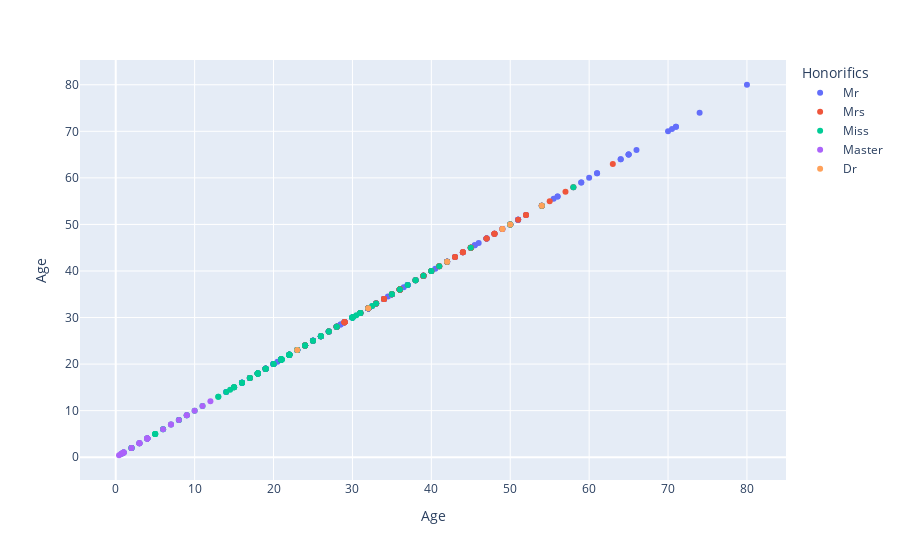

Notebook code for this chart:
### Markdown cell above
<p style="background-color: #32656e"><i>There is not any <b><i>Dr</i></b> in test set but that's ok.</i></p>

### Code cell
plt.figure(figsize=(15, 7))
fig = px.scatter(train_df.loc[train_df['Honorifics'].isin(list(honorifies_df.index))], x="Age", y="Age", color="Honorifics")
fig.show()

### Figure 1 — Plotly figure (JSON) as saved in the notebook; plotly's stock layout.template omitted (floating-point values rounded to 4 significant figures; data arrays with more than 128 entries replaced by an {"elided": "..."} marker saying what was removed)
{"data": [{"hovertemplate": "Honorifics= Mr<br>Age=%{y}<extra></extra>", "legendgroup": " Mr", "marker": {"color": "#636efa", "symbol": "circle"}, "mode": "markers", "name": " Mr", "orientation": "v", "showlegend": true, "type": "scatter", "x": {"elided": "412 float values"}, "xaxis": "x", "y": {"elided": "412 float values"}, "yaxis": "y"}, {"hovertemplate": "Honorifics= Mrs<br>Age=%{y}<extra></extra>", "legendgroup": " Mrs", "marker": {"color": "#EF553B", "symbol": "circle"}, "mode": "markers", "name": " Mrs", "orientation": "v", "showlegend": true, "type": "scatter", "x": [18, 31, 31, 36, 45, 22, 32, 36, 29, 39, 35, 36, 36, 33, 24, 41, 36, 45, 36, 29, 58, 44, 35, 43, 24, 42, 40, 36, 24, 34, 63, 38, 45, 41, 31, 18, 51, 31, 44, 47, 52, 43, 36, 49, 22, 29, 48, 27, 54, 19, 22, 44, 33, 42, 39, 17, 47, 38, 36, 40, 28, 45, 36, 26, 28, 29, 24, 36, 41, 24, 54, 40, 29, 15, 33, 18, 39, 39, 36, 34, 36, 36, 48, 32, 28, 50, 36, 50, 19, 35, 36, 27, 28, 55, 57, 39, 29, 26, 35, 24, 17, 45, 52, 34, 25, 48], "xaxis": "x", "y": [18, 31, 31, 36, 45, 22, 32, 36, 29, 39, 35, 36, 36, 33, 24, 41, 36, 45, 36, 29, 58, 44, 35, 43, 24, 42, 40, 36, 24, 34, 63, 38, 45, 41, 31, 18, 51, 31, 44, 47, 52, 43, 36, 49, 22, 29, 48, 27, 54, 19, 22, 44, 33, 42, 39, 17, 47, 38, 36, 40, 28, 45, 36, 26, 28, 29, 24, 36, 41, 24, 54, 40, 29, 15, 33, 18, 39, 39, 36, 34, 36, 36, 48, 32, 28, 50, 36, 50, 19, 35, 36, 27, 28, 55, 57, 39, 29, 26, 35, 24, 17, 45, 52, 34, 25, 48], "yaxis": "y"}, {"hovertemplate": "Honorifics= Miss<br>Age=%{y}<extra></extra>", "legendgroup": " Miss", "marker": {"color": "#00cc96", "symbol": "circle"}, "mode": "markers", "name": " Miss", "orientation": "v", "showlegend": true, "type": "scatter", "x": {"elided": "140 float values"}, "xaxis": "x", "y": {"elided": "140 float values"}, "yaxis": "y"}, {"hovertemplate": "Honorifics= Master<br>Age=%{y}<extra></extra>", "legendgroup": " Master", "marker": {"color": "#ab63fa", "symbol": "circle"}, "mode": "markers", "name": " Master", "orientation": "v", "showlegend": true, "type": "scatter", "x": [4, 10, 7, 7, 3, 4, 9, 12, 0.83, 6, 3, 4, 0.42, 4, 3, 2, 1, 0.67, 4, 11, 8, 4, 0.83, 2, 4, 1, 0.92, 3, 9, 1, 1], "xaxis": "x", "y": [4, 10, 7, 7, 3, 4, 9, 12, 0.83, 6, 3, 4, 0.42, 4, 3, 2, 1, 0.67, 4, 11, 8, 4, 0.83, 2, 4, 1, 0.92, 3, 9, 1, 1], "yaxis": "y"}, {"hovertemplate": "Honorifics= Dr<br>Age=%{y}<extra></extra>", "legendgroup": " Dr", "marker": {"color": "#FFA15A", "symbol": "circle"}, "mode": "markers", "name": " Dr", "orientation": "v", "showlegend": true, "type": "scatter", "x": [49, 50, 54, 32, 42, 23], "xaxis": "x", "y": [49, 50, 54, 32, 42, 23], "yaxis": "y"}], "layout": {"legend": {"title": {"text": "Honorifics"}, "tracegroupgap": 0}, "margin": {"t": 60}, "xaxis": {"anchor": "y", "domain": [0, 1], "title": {"text": "Age"}}, "yaxis": {"anchor": "x", "domain": [0, 1], "title": {"text": "Age"}}}}
